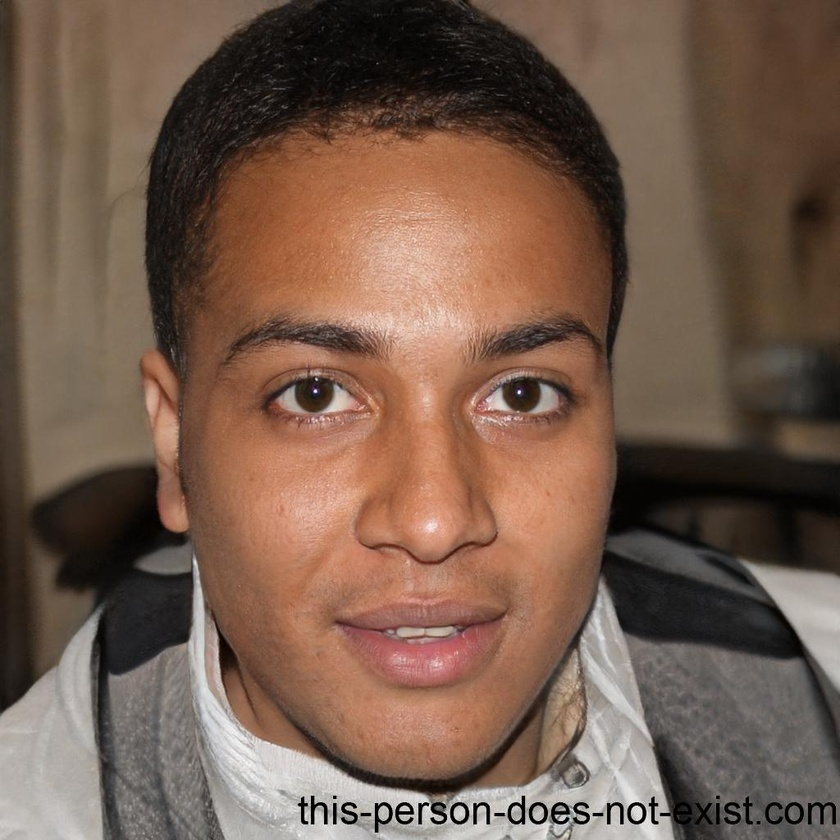
#> input picture img_input/pessoa.jpg, 840 x 840 px, shrunk from 1024 x 1024 before the run
$ python main.py
#> lines starting #> are read from the running program, lines starting #| are printed output that depends on the picture
import cv2

def quit_program():
    k = cv2.waitKey(30) & 0xff
    if k == 27:
        return True
    return False

def load_img(file_name):
#> called with file_name = './img_input/pessoa.jpg'
    img_grey = cv2.imread(file_name, 0)
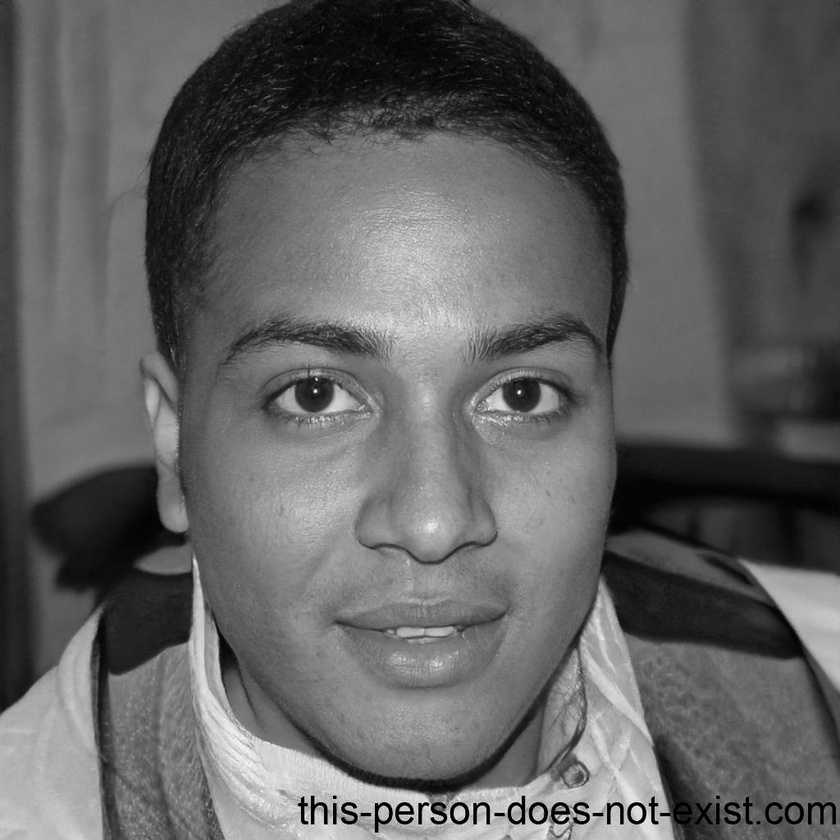
#> img_grey: shape (840, 840); min 0, max 253, mean 97.6
    img_colored = cv2.imread(file_name)
#> img_colored is the input picture: shape (840, 840, 3); mean B, G, R 76.5, 91.7, 117.1
    return (img_grey, img_colored)

def get_coodernates_face(path_haar_file, grey_img):
#> called with path_haar_file = './haars/haar_face_pessoa.xml'
    face_cascade = cv2.CascadeClassifier(path_haar_file)
    faces = face_cascade.detectMultiScale(grey_img, 1.2, 5)
#> faces = [[171, 202, 505, 505]]
    print(faces)
#| [[171 202 505 505]]
    return faces

def draw_rec(coor_init, coor_fish, img):
    cv2.rectangle(img,coor_init, coor_fish, (255,255,0), 10)

def main():
    grey, img = load_img("./img_input/pessoa.jpg")

    faces_coordenates = get_coodernates_face("./haars/haar_face_pessoa.xml", grey)
#> faces_coordenates = [[171, 202, 505, 505]]

    for face in faces_coordenates:
        init_coord = (face[0],face[1])
        finish_coord = (face[0] + face[2], face[1] + face[3])
        draw_rec(init_coord, finish_coord, img)
#> this loop made 1 pass
#> (face, finish_coord) on pass 1: ([171, 202, 505, 505], (676, 707))

    cv2.imwrite("./img_output/final.jpg", img)
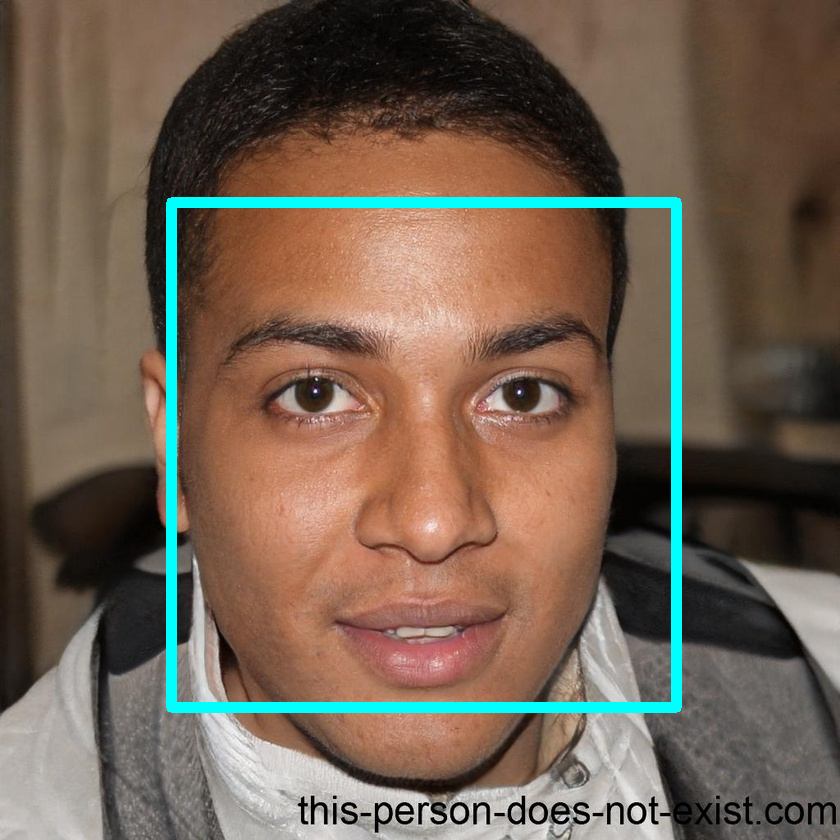
#> saved as final.jpg: shape (840, 840, 3); mean B, G, R 82.2, 96.9, 113.4

main()
